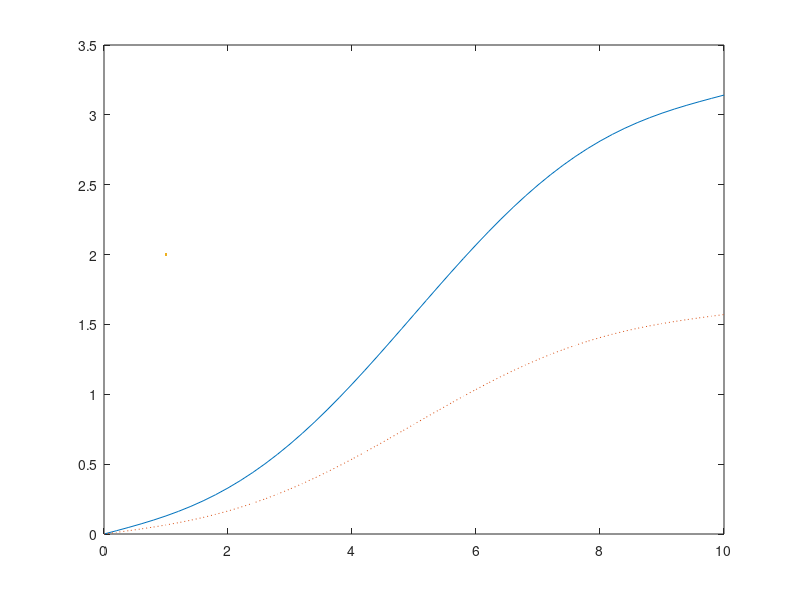
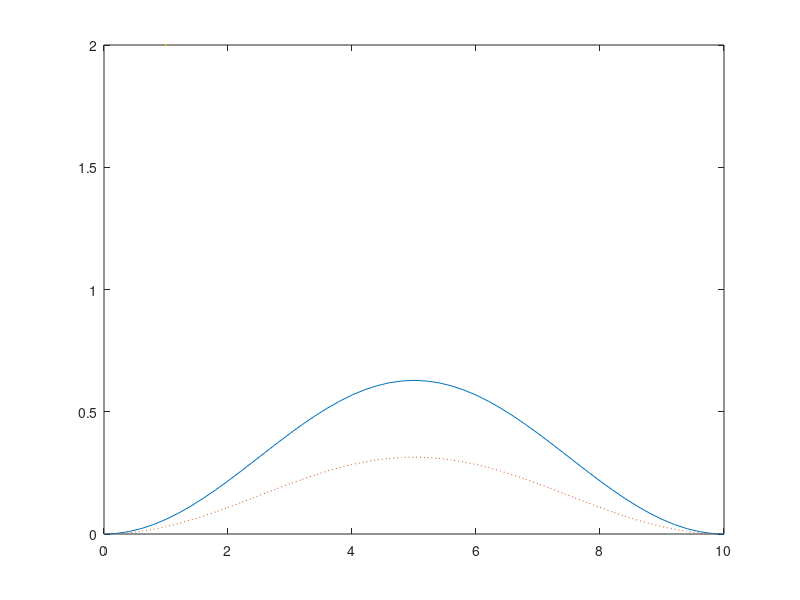
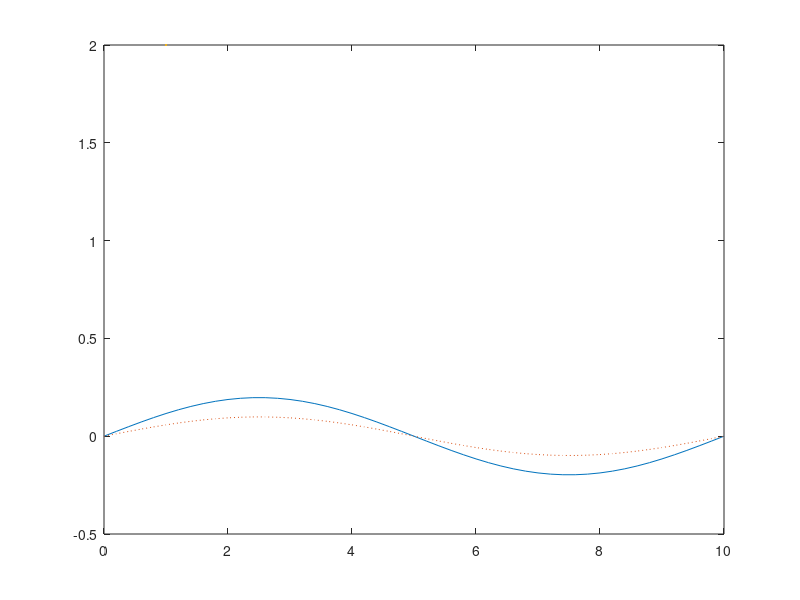
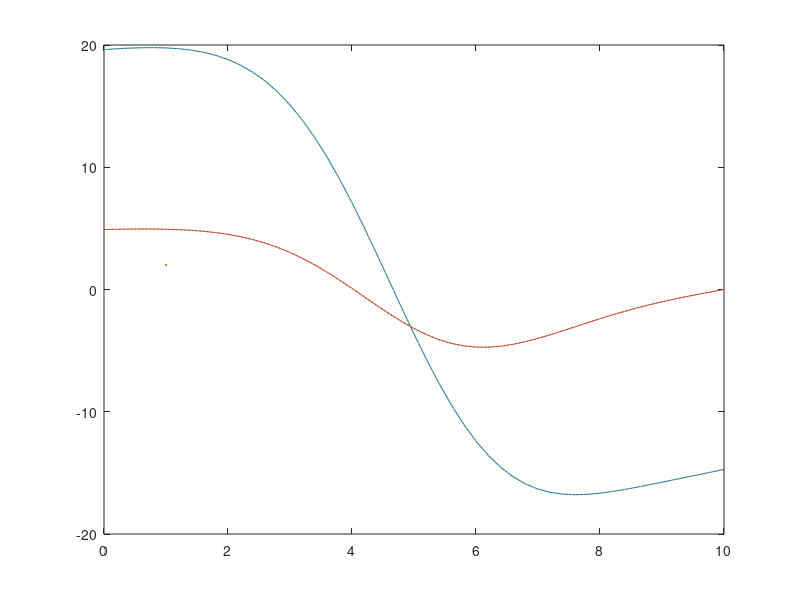

Source code (MATLAB) for these figures, in order:
clc; clear all; clf;

a1 = 1; m1 = 1;
a2 = 1; m2 = 1;
g = 9.81;
T = 10;
th1T = pi;
th2T = pi/2;

th10 = 0;
th20 = 0;


con = 2*pi/T;

del1T = th1T-th10;
del2T = th2T-th20;

for i = 1:51
    ti(i) = (i-1)*T/50;
    ang = con*ti(i);

    th1(i) = th10 + del1T*(ti(i)-sin(ang))/T;
    th1d(i) = del1T*(1-cos(ang))/T;
    th1dd(i) = del1T*(con*sin(ang))/(T);

    th2(i) = th20 + del2T*(ti(i)-sin(ang))/T;
    th2d(i) = del2T*(1-cos(ang))/T;
    th2dd(i) = del2T*(con*sin(ang))/(T);
end

thdd = [th1dd;th2dd];

i11 = m1*a1^2/3 + m2*(a1^2+(a2^2)/3+a1*a2*cos(th2));
i12 = m2*((a2^2)/3+a1*a2*cos(th2)/2);
i21 = i12;
i22 = m2*(a2^2)/3;

Im = [i11.*th1dd+i21.*th2dd;i21.*th1dd+i22.*th2dd];

h11 = -m2*a1*a2*sin(th2).*th2d.*(th1d+th2d/2);
h21 = m2*a1*a2*sin(th2).*th1d.^2;

H = [h11;h21];

g11 = m1*g*a1*cos(th1)/2 + m2*g*(a1*cos(th1)+a2/2*cos(th1+th2));
g21 = m2*g*a2/2*cos(th1+th2);

G = [g11;g21];

tau = Im + H + G;

figure(1)
plot(ti,th1,'-',ti,th2,':',LineWidth=2)

figure(2)
plot(ti,th1d,'-',ti,th2d,':',LineWidth=2)

figure(3)
plot(ti,th1dd,'-',ti,th2dd,':',LineWidth=2)

figure(4)
plot(ti,tau,'-',ti,tau,':',LineWidth=2)

